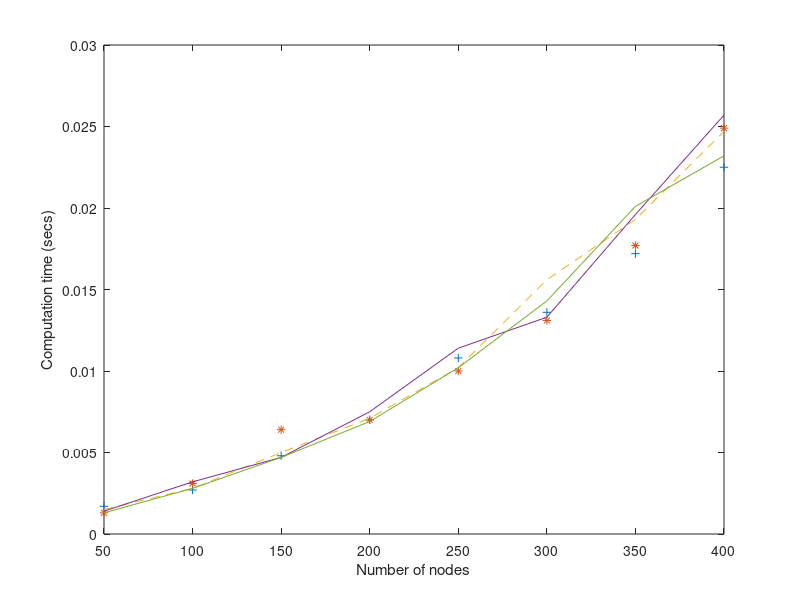

Here is the MATLAB script that generated this plot:
x=[50 100 150 200 250 300 350 400];
y1=[.0017 .0027 .[number redacted] .[number redacted]];
y2=[.0013 .[number redacted] .[number redacted]];
y3=[.0015 .[number redacted] .[number redacted]];
y4=[.0014 .0032 .[number redacted] .[number redacted]];
y5=[.0013 .0028 .[number redacted] .[number redacted]];
plot(x,y1,'+',x,y2,'*',x,y3,'--',x,y4,x,y5);
xlabel('Number of nodes');
ylabel('Computation time (secs)');
% computation time vs no of nodes
